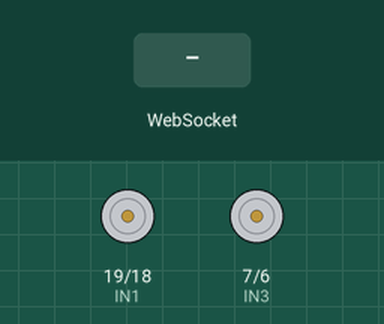
Recording of a program running on a simulated ESP32-S3. Shown: motor-driver pin pairs drawn as motors (green arrow = first pin HIGH = forward, orange = second pin HIGH = backward, longer = more drive, scaled by the enable pin). The test bench sets the inputs (shaded band). What the program prints to the serial monitor is not drawn.

Above: at 1.2 s.
1.3 s: WebSocket text "F" received
At 1.6 s:
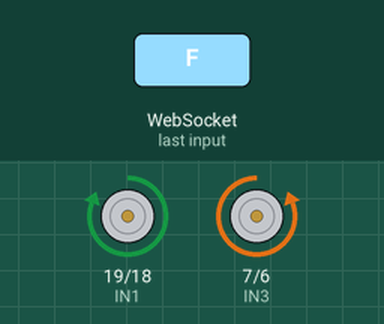
2.8 s: WebSocket text "L" received
At 4.0 s:
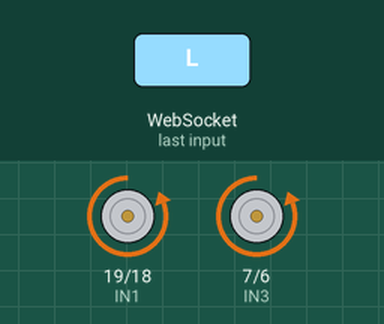
4.3 s: WebSocket text "B" received
At 5.1 s:
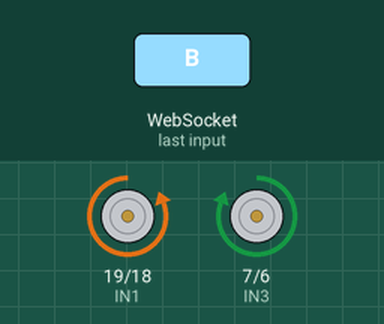
5.8 s: WebSocket text "R" received
At 6.3 s:
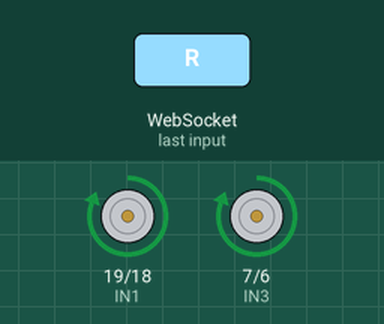
7.3 s: WebSocket text "S" received
At 8.6 s:
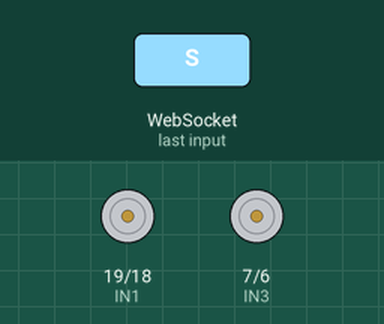
Timing chart, 0 to 9.8 s (numbered marks = the images above; inputs shaded):
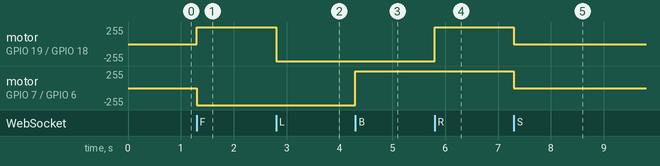

Measured:
- after the input at 1.3 s, motor on GPIO 19 (IN1) / GPIO 18 (IN2): stopped → forward 255/255 at once; motor on GPIO 7 (IN3) / GPIO 6 (IN4): stopped → backward 255/255 at once
- after the input at 2.8 s, motor on GPIO 19 (IN1) / GPIO 18 (IN2): forward 255/255 → backward 255/255 at once
- after the input at 4.3 s, motor on GPIO 7 (IN3) / GPIO 6 (IN4): backward 255/255 → forward 255/255 at once
- after the input at 5.8 s, motor on GPIO 19 (IN1) / GPIO 18 (IN2): backward 255/255 → forward 255/255 at once
- after the input at 7.3 s, motor on GPIO 19 (IN1) / GPIO 18 (IN2), motor on GPIO 7 (IN3) / GPIO 6 (IN4): forward 255/255 → stopped at once

The program:

main.cpp
```cpp
#include <Arduino.h>

#include <WiFi.h>
#include <ESPAsyncWebServer.h>
#define CONFIG_FREERTOS_UNICORE 1

const int ENA = 20;
const int IN1 = 19;
const int IN2 = 18;
const int IN3 = 7;
const int IN4 = 6;
const int ENB = 5;

const int freq = 20000;
const int resolution = 8;
const int dutyCycle = 255;

const char* ssid = "Auto_S3_Competencia_cristobal";
const char* password = "password123";

AsyncWebServer server(80);
AsyncWebSocket ws("/ws");

const char index_html[] PROGMEM = R"rawliteral(
<!DOCTYPE html>
<html>
<head>
    <meta charset="UTF-8">
    <meta name="viewport" content="width=device-width, initial-scale=1.0, maximum-scale=1.0, user-scalable=no">
    <title>Control Lab 2</title>
    <style>
        body { font-family: Arial; background: #1a1a1a; color: white; text-align: center; display: flex; flex-direction: column; align-items: center; justify-content: center; height: 100vh; margin: 0; overflow: hidden; }
        .grid { display: grid; grid-template-columns: repeat(3, 100px); grid-template-rows: repeat(3, 100px); gap: 10px; }
        button { width: 100px; height: 100px; background: #3498db; border: none; border-radius: 10px; color: white; font-size: 2em; touch-action: manipulation; }
        button:active { background: #2980b9; }
        .stop { background: #e74c3c; }
        #up { grid-column: 2; }
        #left { grid-column: 1; grid-row: 2; }
        #stop { grid-column: 2; grid-row: 2; }
        #right { grid-column: 3; grid-row: 2; }
        #down { grid-column: 2; grid-row: 3; }
        .status { margin-bottom: 20px; padding: 10px; border-radius: 5px; background: #444; }
    </style>
</head>
<body>
    <div id="stat" class="status">Desconectado</div>
    <div class="grid">
        <button id="up" ontouchstart="s('F')" ontouchend="s('S')" onmousedown="s('F')" onmouseup="s('S')">↑</button>
        <button id="left" ontouchstart="s('L')" ontouchend="s('S')" onmousedown="s('L')" onmouseup="s('S')">←</button>
        <button id="stop" class="stop" onclick="s('S')">■</button>
        <button id="right" ontouchstart="s('R')" ontouchend="s('S')" onmousedown="s('R')" onmouseup="s('S')">→</button>
        <button id="down" ontouchstart="s('B')" ontouchend="s('S')" onmousedown="s('B')" onmouseup="s('S')">↓</button>
    </div>
    <script>
        var w;
        function init() {
            w = new WebSocket('ws://' + window.location.hostname + '/ws');
            w.onopen = () => { document.getElementById('stat').innerHTML = "Conectado"; };
            w.onclose = () => { setTimeout(init, 2000); };
        }
        function s(c) { if(w.readyState == 1) w.send(c); }
        window.onload = init;
    </script>
</body>
</html>
)rawliteral";

void stopMotors() {
  digitalWrite(IN1, LOW); digitalWrite(IN2, LOW);
  digitalWrite(IN3, LOW); digitalWrite(IN4, LOW);
}

void moveForward() {
  digitalWrite(IN1, HIGH); digitalWrite(IN2, LOW);
  digitalWrite(IN3, HIGH); digitalWrite(IN4, LOW);
}

void moveBackward() {
  digitalWrite(IN1, LOW); digitalWrite(IN2, HIGH);
  digitalWrite(IN3, LOW); digitalWrite(IN4, HIGH);
}

void turnLeft() {
  digitalWrite(IN1, LOW); digitalWrite(IN2, HIGH);
  digitalWrite(IN3, HIGH); digitalWrite(IN4, LOW);
}

void turnRight() {
  digitalWrite(IN1, HIGH); digitalWrite(IN2, LOW);
  digitalWrite(IN3, LOW); digitalWrite(IN4, HIGH);
}

void handleMessage(void *arg, uint8_t *data, size_t len) {
  if (len > 0) {
    char cmd = (char)data[0];

    if (cmd == 'F') {
      turnRight();
    }
    else if (cmd == 'L') {
      moveBackward();
    }
    else if (cmd == 'B') {
      turnLeft();
    }
    else if (cmd == 'R') {
      moveForward();
    }
    else if (cmd == 'S') {
      stopMotors();
    }
  }
}

void onEvent(AsyncWebSocket *server, AsyncWebSocketClient *client, AwsEventType type, void *arg, uint8_t *data, size_t len) {
  if (type == WS_EVT_DATA) handleMessage(arg, data, len);
}

void setup() {
  Serial.begin(115200);

  pinMode(IN1, OUTPUT); pinMode(IN2, OUTPUT);
  pinMode(IN3, OUTPUT); pinMode(IN4, OUTPUT);

  ledcSetup(0, freq, resolution);
  ledcSetup(1, freq, resolution);

  ledcAttachPin(ENA, 0);
  ledcAttachPin(ENB, 1);

  ledcWrite(0, dutyCycle);
  ledcWrite(1, dutyCycle);

  stopMotors();

  WiFi.softAP(ssid, password);
  Serial.println("Servidor iniciado.");
  Serial.println(WiFi.softAPIP());

  ws.onEvent(onEvent);
  server.addHandler(&ws);

  server.on("/", HTTP_GET, [](AsyncWebServerRequest *request){
    request->send(200, "text/html", index_html);
  });

  server.begin();
}

void loop() {
  ws.cleanupClients();
}
```
